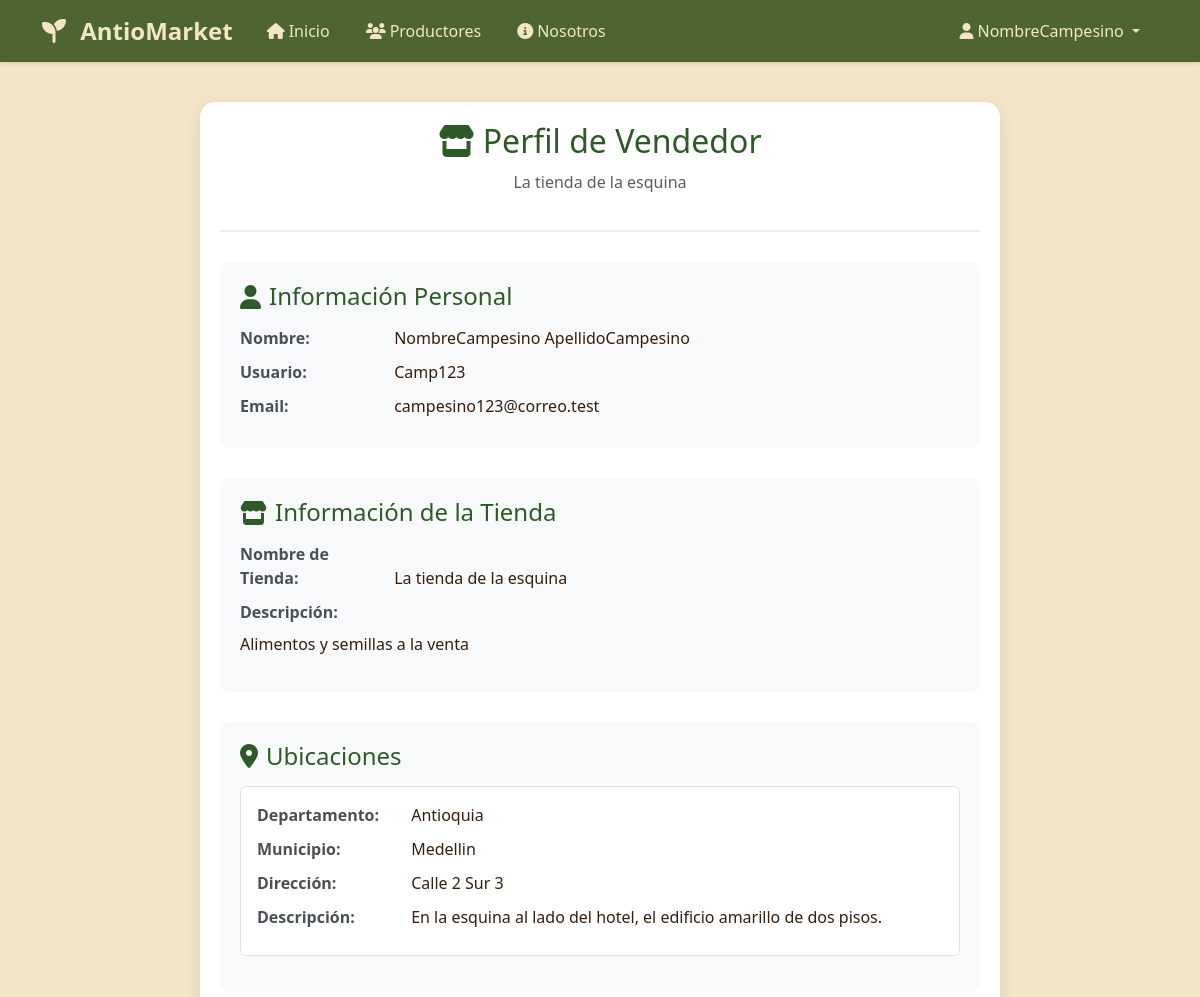
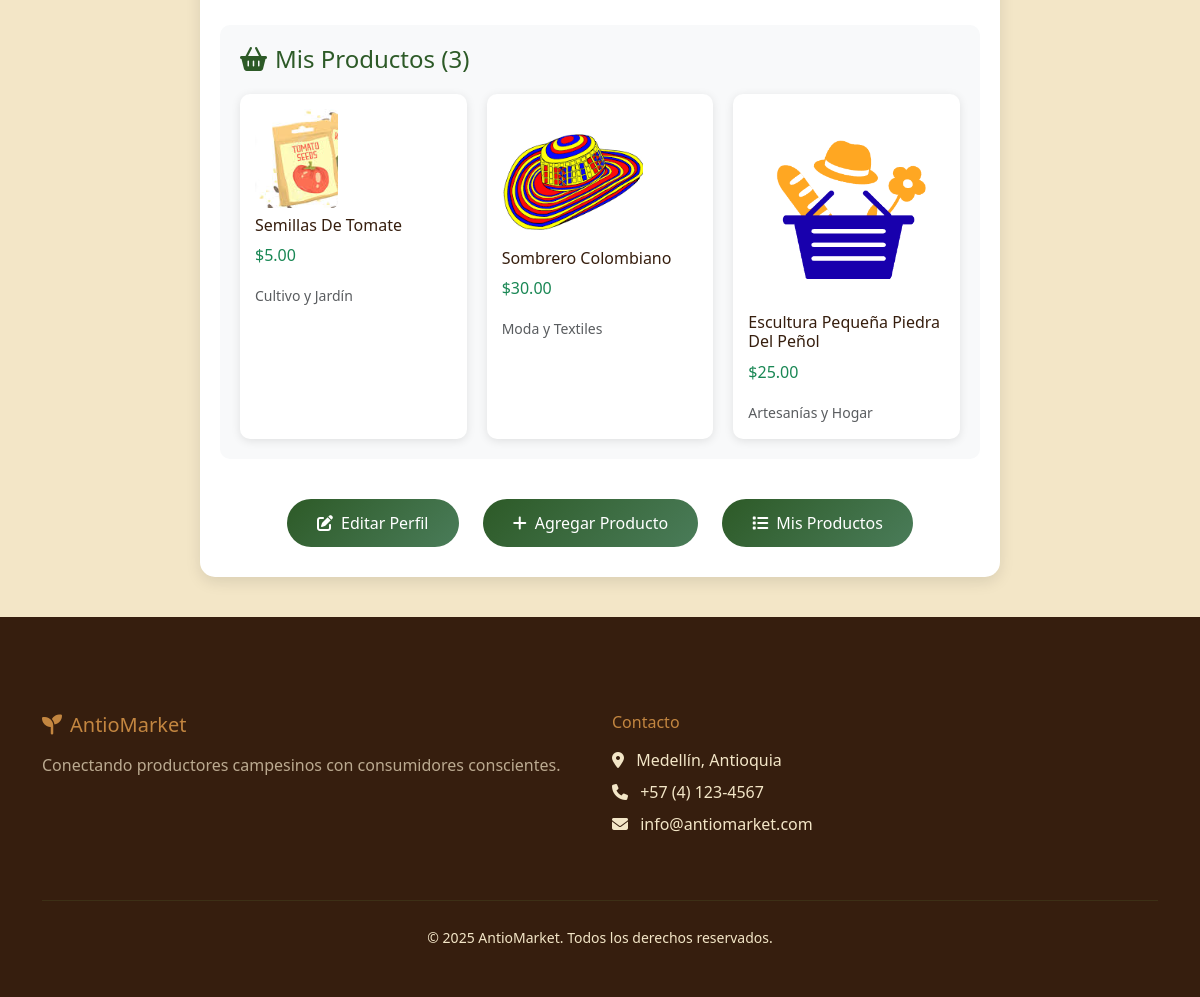
The page /cuentas/perfil/vendedor/ (signed in) on the database its author committed (2 pictures, top to bottom).
### cuentas/models.py (models this page shows, shortened)
class Usuario(AbstractUser):
    is_cliente = models.BooleanField(default=False)
    is_vendedor = models.BooleanField(default=False)

class CuentaVendedor(models.Model):
    usuario = models.OneToOneField(Usuario, on_delete=models.CASCADE)
    nombre_tienda = models.CharField(max_length=150, default='Mi Tienda')
    descripcion_tienda = models.TextField()

class UbicacionVendedor(models.Model):
    vendedor = models.ForeignKey(CuentaVendedor, on_delete=models.CASCADE)
    departamento = models.CharField(max_length=100)
    municipio = models.CharField(max_length=100)
    direccion = models.CharField(max_length=200)
    descripcion_zona = models.TextField()

### productos/models.py (models this page shows, shortened)
class Producto(models.Model):
    vendedor = models.ForeignKey("cuentas.CuentaVendedor", on_delete=models.CASCADE)
    nombre = models.CharField(max_length=100)
    descripcion = models.TextField()
    precio = models.DecimalField(max_digits=10, decimal_places=2)
    stock = models.IntegerField()
    categoria = models.CharField(max_length=50)
    imagen = models.ImageField(upload_to='productos/', blank=True, null=True, default='default.jpg')

### cuentas/views.py (the view)
# urls.py: path('perfil/vendedor/', views.PerfilVendedorView.as_view(), name='perfil_vendedor'),
class PerfilVendedorView(LoginRequiredMixin, DetailView):
    model = CuentaVendedor
    template_name = 'cuentas/perfil_vendedor.html'
    context_object_name = 'cuenta'
    def get_object(self):
        return self.request.user.cuentavendedor
    def get_context_data(self, **kwargs):
        context = super().get_context_data(**kwargs)
        context['ubicaciones'] = self.object.ubicacionvendedor_set.all()
        context['productos'] = self.object.producto_set.all()
        return context

### cuentas/templates/cuentas/perfil_vendedor.html (shortened to what this page needs)
{% extends 'base.html' %}
{% block extra_css %}
{% load static %}
<link rel="stylesheet" href="{% static 'css/home.css' %}">
<link rel="stylesheet" href="{% static 'cuentas/css/perfiles.css' %}">
{% endblock %}
{% block content %}
<div class="container">
    <div class="perfil-container">
        <div class="perfil-header">
            <h2><i class="fas fa-store"></i> Perfil de Vendedor</h2>
            <p class="text-muted">{{ cuenta.nombre_tienda }}</p>
        </div>
        <div class="info-section">
            <h4><i class="fas fa-user me-2"></i>Información Personal</h4>
            <div class="info-item">
                <span class="info-label">Nombre:</span>
                {{ cuenta.usuario.first_name }} {{ cuenta.usuario.last_name }}
            </div>
            <div class="info-item">
                <span class="info-label">Usuario:</span>
                {{ cuenta.usuario.username }}
            </div>
            <div class="info-item">
                <span class="info-label">Email:</span>
                {{ cuenta.usuario.email }}
            </div>
        </div>
        <div class="info-section">
            <h4><i class="fas fa-store me-2"></i>Información de la Tienda</h4>
            <div class="info-item">
                <span class="info-label">Nombre de Tienda:</span>
                {{ cuenta.nombre_tienda }}
            </div>
            <div class="info-item">
                <span class="info-label">Descripción:</span>
                <p class="mt-2">{{ cuenta.descripcion_tienda }}</p>
            </div>
        </div>
        {% if ubicaciones %}
        <div class="info-section">
            <h4><i class="fas fa-map-marker-alt me-2"></i>Ubicaciones</h4>
            {% for ubicacion in ubicaciones %}
            <div class="ubicacion-item mb-3 p-3 border rounded">
                <div class="info-item">
                    <span class="info-label">Departamento:</span>
                    {{ ubicacion.departamento }}
                </div>
                <div class="info-item">
                    <span class="info-label">Municipio:</span>
                    {{ ubicacion.municipio }}
                </div>
                <div class="info-item">
                    <span class="info-label">Dirección:</span>
                    {{ ubicacion.direccion }}
                </div>
                <div class="info-item">
                    <span class="info-label">Descripción:</span>
                    {{ ubicacion.descripcion_zona }}
                </div>
            </div>
            {% endfor %}
        </div>
        {% endif %}
        {% if productos %}
        <div class="info-section">
            <h4><i class="fas fa-shopping-basket me-2"></i>Mis Productos ({{ productos.count }})</h4>
            <div class="productos-grid">
                {% for producto in productos %}
                <div class="producto-card">
                    {% if producto.imagen %}
                    <img src="{{ producto.imagen.url }}" alt="{{ producto.nombre }}" class="img-fluid rounded mb-2">
                    {% endif %}
                    <h6>{{ producto.nombre }}</h6>
                    <p class="text-success">${{ producto.precio }}</p>
                    <small class="text-muted">{{ producto.categoria }}</small>
                </div>
                {% endfor %}
            </div>
        </div>
        {% endif %}
        <div class="text-center mt-4">
            <a href="{% url 'cuentas:editar_perfil_vendedor' %}" class="btn-editar">
                <i class="fas fa-edit me-2"></i>Editar Perfil
            </a>
            <a href="{% url 'productos:crear_producto' %}" class="btn-editar">
                <i class="fas fa-plus me-2"></i>Agregar Producto
            </a>
            <a href="{% url 'productos:mis_productos' %}" class="btn-editar">
                <i class="fas fa-list me-2"></i>Mis Productos
            </a>
        </div>
    </div>
</div>
{% endblock %}

### mercado_campesino/templates/base.html (shortened to what this page needs)
<!DOCTYPE html>
<html lang="es">
<head>
    <link href="https://cdn.jsdelivr.net/npm/bootstrap@5.3.0/dist/css/bootstrap.min.css" rel="stylesheet">
    <link rel="stylesheet" href="https://cdnjs.cloudflare.com/ajax/libs/font-awesome/6.4.0/css/all.min.css">
    {% load static %}
    <link rel="stylesheet" href="{% static 'css/base.css' %}">
    {% block extra_css %}{% endblock %}
</head>
<body>
    <nav class="navbar navbar-expand-lg">
        <div class="container">
            <a class="navbar-brand" href="{% url 'productos:home' %}">
                <i class="fas fa-seedling me-2"></i>
                AntioMarket
            </a>
            <div class="navbar-nav me-auto">
                <a class="nav-link" href="{% url 'productos:home' %}">
                    <i class="fas fa-home me-1"></i>Inicio
                </a>
                <a class="nav-link" href="#">
                    <i class="fas fa-users me-1"></i>Productores
                </a>
                <a class="nav-link" href="{% url 'productos:nosotros' %}">
                    <i class="fas fa-info-circle me-1"></i>Nosotros
                </a>
            </div>
            <div class="navbar-nav">
                {% if user.is_authenticated %}
                    <div class="nav-item dropdown">
                        <a class="nav-link dropdown-toggle" href="#" role="button" data-bs-toggle="dropdown">
                            <i class="fas fa-user me-1"></i>{{ user.first_name|default:user.username }}
                        </a>
                    </div>
                {% endif %}
            </div>
        </div>
    </nav>
    <main class="container-fluid px-0">
        {% block content %}
        {% endblock %}
    </main>
    <footer class="footer mt-auto pt-5">
        <div class="container py-5">
            <div class="row">
                <div class="col-lg-6 col-md-6 mb-4">
                    <h5 class="mb-3">
                        <i class="fas fa-seedling me-2"></i>AntioMarket
                    </h5>
                    <p class="text-muted">
                        Conectando productores campesinos con consumidores conscientes.
                    </p>
                </div>
                <div class="col-lg-6 col-md-6 mb-4">
                    <h6 class="mb-3">Contacto</h6>
                    <ul class="list-unstyled">
                        <li class="mb-2">
                            <i class="fas fa-map-marker-alt me-2"></i>
                            Medellín, Antioquia
                        </li>
                        <li class="mb-2">
                            <i class="fas fa-phone me-2"></i>
                            +57 (4) 123-4567
                        </li>
                        <li class="mb-2">
                            <i class="fas fa-envelope me-2"></i>
                            info@antiomarket.com
                        </li>
                    </ul>
                </div>
            </div>
            <hr class="my-4">
            <div class="row align-items-center">
                <div class="col-12 text-center">
                    <small>&copy; {% now "Y" %} AntioMarket. Todos los derechos reservados.</small>
                </div>
            </div>
        </div>
    </footer>
</body>
</html>

### mercado_campesino/static/css/base.css (style rules this page uses)
:root { --color-fondo: #f3e6c7; --color-primario: #361e0e; --color-secundario: #c38640; --color-verde-oscuro: #4f652f; --color-verde-claro: #748736; }
body { background-color: var(--color-fondo); display: flex; flex-direction: column; min-height: 100vh; color: var(--color-primario); }
.navbar { background-color: var(--color-verde-oscuro) !important; box-shadow: 0 2px 4px rgba(54, 30, 14, 0.1); }
.navbar-brand { font-weight: bold; color: var(--color-fondo) !important; font-size: 1.5rem; }
.navbar-nav .nav-link { color: var(--color-fondo) !important; font-weight: 500; margin: 0 10px; transition: color 0.3s ease; }
.footer { background-color: var(--color-primario); color: var(--color-fondo); margin-top: auto; }
.footer h5, .footer h6 { color: var(--color-secundario); }
.footer .text-muted { color: rgba(243, 230, 199, 0.7) !important; }
.footer hr { border-color: var(--color-verde-oscuro); }
main { flex: 1; background-color: var(--color-fondo); }

### cuentas/static/cuentas/css/perfiles.css (style rules this page uses)
.perfil-container { max-width: 800px; margin: 40px auto; padding: 20px; background: white; border-radius: 15px; box-shadow: 0 5px 15px rgba(0,0,0,0.1); }
.perfil-header { text-align: center; margin-bottom: 30px; padding-bottom: 20px; border-bottom: 2px solid #e9ecef; }
.perfil-header h2 { color: #2d5a27; margin-bottom: 10px; }
.info-section { margin-bottom: 30px; padding: 20px; background: #f8f9fa; border-radius: 10px; }
.info-section h4 { color: #2d5a27; margin-bottom: 15px; display: flex; align-items: center; }
.info-item { margin-bottom: 10px; }
.info-label { font-weight: bold; color: #495057; width: 150px; display: inline-block; }
.btn-editar { background: linear-gradient(135deg, #2d5a27 0%, #4a7c59 100%); border: none; color: white; padding: 12px 30px; border-radius: 25px; text-decoration: none; display: inline-block; margin: 10px; transition: all 0.3s ease; }
.productos-grid { display: grid; grid-template-columns: repeat(auto-fill, minmax(200px, 1fr)); gap: 20px; margin-top: 20px; }
.producto-card { background: white; border-radius: 10px; padding: 15px; box-shadow: 0 2px 10px rgba(0,0,0,0.1); transition: transform 0.3s ease; }
.ubicacion-item { margin-bottom: 15px; padding: 15px; border: 1px solid #dee2e6; border-radius: 8px; background: white; }

### rows shown on the page
Usuario: first_name "NombreCampesino"
CuentaVendedor: nombre_tienda "La tienda de la esquina", usuario.first_name "NombreCampesino", usuario.last_name "ApellidoCampesino", usuario.username "Camp123", usuario.email "campesino123@correo.test", descripcion_tienda "Alimentos y semillas a la venta"
UbicacionVendedor: departamento "Antioquia", municipio "Medellin", direccion "Calle 2 Sur 3", descripcion_zona "En la esquina al lado del hotel, el edificio amarillo de dos pisos."
Producto: imagen (picture), nombre "Semillas De Tomate", precio "5.00", categoria "Cultivo y Jardín"
Producto: imagen (picture), nombre "Sombrero Colombiano", precio "30.00", categoria "Moda y Textiles"
Producto: imagen (placeholder picture), nombre "Escultura Pequeña Piedra Del Peñol", precio "25.00", categoria "Artesanías y Hogar"

### other values the page prints
{{ productos.count }} "3"
